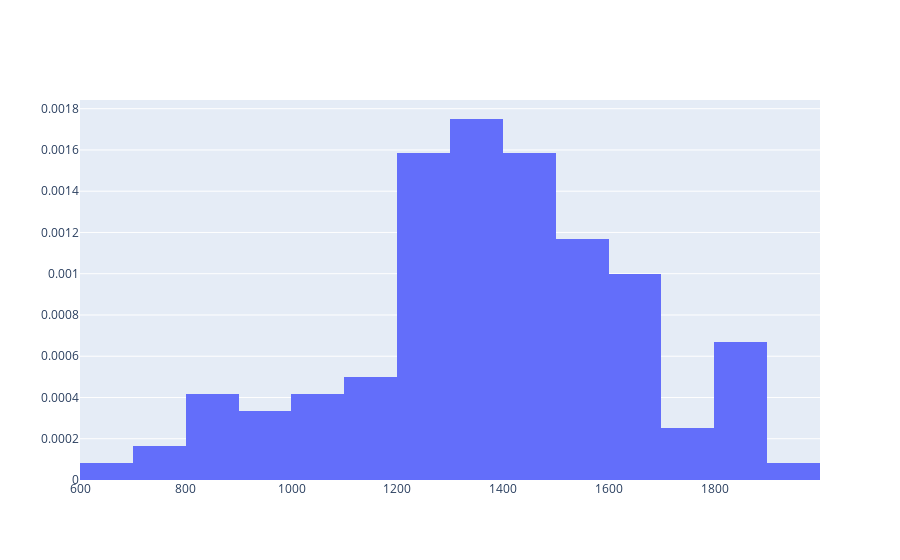

Notebook source saved alongside this figure:
### Code cell
import plotly.figure_factory as ff
import plotly.graph_objects as go
import numpy as np

fig = go.Figure(data=[go.Histogram(x=df.Sales.values,histnorm='probability density')])

fig.show()
